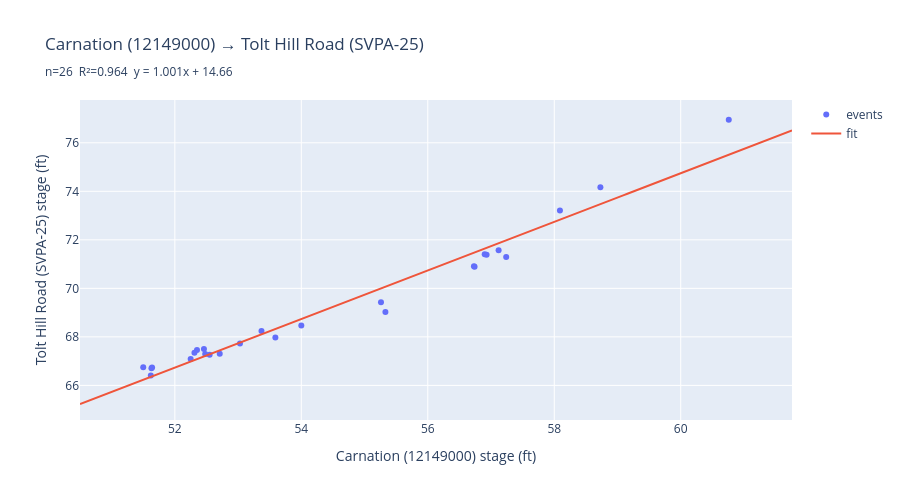

This figure's notebook cell:
### Code cell
def build_model(pairs: pd.DataFrame):
    X = pairs["predictor_stage"].to_numpy().reshape(-1, 1)
    y = pairs["target_stage"].to_numpy()
    regr = linear_model.LinearRegression().fit(X, y)
    return regr, regr.score(X, y)


def plot_model(regr, pairs, predictor_id, target_id, score):
    Xv = pairs["predictor_stage"].to_numpy()
    yv = pairs["target_stage"].to_numpy()
    xfit = np.linspace(Xv.min() - 1, Xv.max() + 1, 200)
    yfit = regr.predict(xfit[:, None])

    pred_label = f"{loc_name.get(predictor_id, predictor_id)} ({predictor_id})"
    targ_label = f"{loc_name.get(target_id, target_id)} ({target_id})"
    title = (f"{pred_label} → {targ_label}<br>"
             f"<sub>n={len(pairs)}  R²={score:.3f}  "
             f"y = {regr.coef_[0]:.3f}x + {regr.intercept_:.2f}</sub>")

    fig = go.Figure()
    fig.add_scatter(
        x=Xv, y=yv, mode="markers", name="events",
        text=pairs["event_date"],
        hovertemplate=(f"{pred_label}: %{{x:.2f}} ft<br>"
                       f"{targ_label}: %{{y:.2f}} ft<br>%{{text}}<extra></extra>"),
    )
    fig.add_scatter(x=xfit, y=yfit, mode="lines", name="fit", hoverinfo="skip")
    fig.update_layout(title=title, xaxis_title=f"{pred_label} stage (ft)",
                      yaxis_title=f"{targ_label} stage (ft)", height=500)
    fig.show()

regr, score = build_model(pairs)
plot_model(regr, pairs, pid, "SVPA-25", score)

### Figure 1 — Plotly figure (JSON) as saved in the notebook; plotly's stock layout.template omitted (floating-point values rounded to 4 significant figures; data arrays with more than 128 entries replaced by an {"elided": "..."} marker saying what was removed)
{"data": [{"hovertemplate": "Carnation (12149000): %{x:.2f} ft<br>Tolt Hill Road (SVPA-25): %{y:.2f} ft<br>%{text}<extra></extra>", "mode": "markers", "name": "events", "text": ["2021-01-03", "2021-01-14", "2021-02-23", "2021-10-29", "2021-11-13", "2021-11-15", "2021-11-28", "2022-01-08", "2022-01-13", "2022-01-21", "2022-03-02", "2022-06-10", "2022-10-31", "2022-11-05", "2023-12-06", "2023-12-11", "2024-01-29", "2025-02-24", "2025-03-25", "2025-11-02", "2025-11-15", "2025-12-10", "2025-12-11", "2025-12-16", "2026-03-09", "2026-03-19"], "type": "scatter", "x": [52.55, 55.33, 53.03, 55.26, 57.12, 56.74, 52.35, 54.0, 56.93, 53.37, 58.73, 51.64, 51.5, 56.9, 57.24, 52.25, 51.63, 52.46, 53.59, 52.31, 52.48, 58.09, 60.76, 52.71, 51.62, 56.73], "y": [67.26, 69.02, 67.73, 69.43, 71.57, 70.89, 67.46, 68.47, 71.39, 68.24, 74.17, 66.74, 66.75, 71.41, 71.29, 67.09, 66.71, 67.5, 67.97, 67.35, 67.29, 73.21, 76.95, 67.3, 66.41, 70.91]}, {"hoverinfo": "skip", "mode": "lines", "name": "fit", "type": "scatter", "x": {"elided": "200 float values"}, "y": {"elided": "200 float values"}}], "layout": {"height": 500, "title": {"text": "Carnation (12149000) → Tolt Hill Road (SVPA-25)<br><sub>n=26  R²=0.964  y = 1.001x + 14.66</sub>"}, "xaxis": {"title": {"text": "Carnation (12149000) stage (ft)"}}, "yaxis": {"title": {"text": "Tolt Hill Road (SVPA-25) stage (ft)"}}}}
